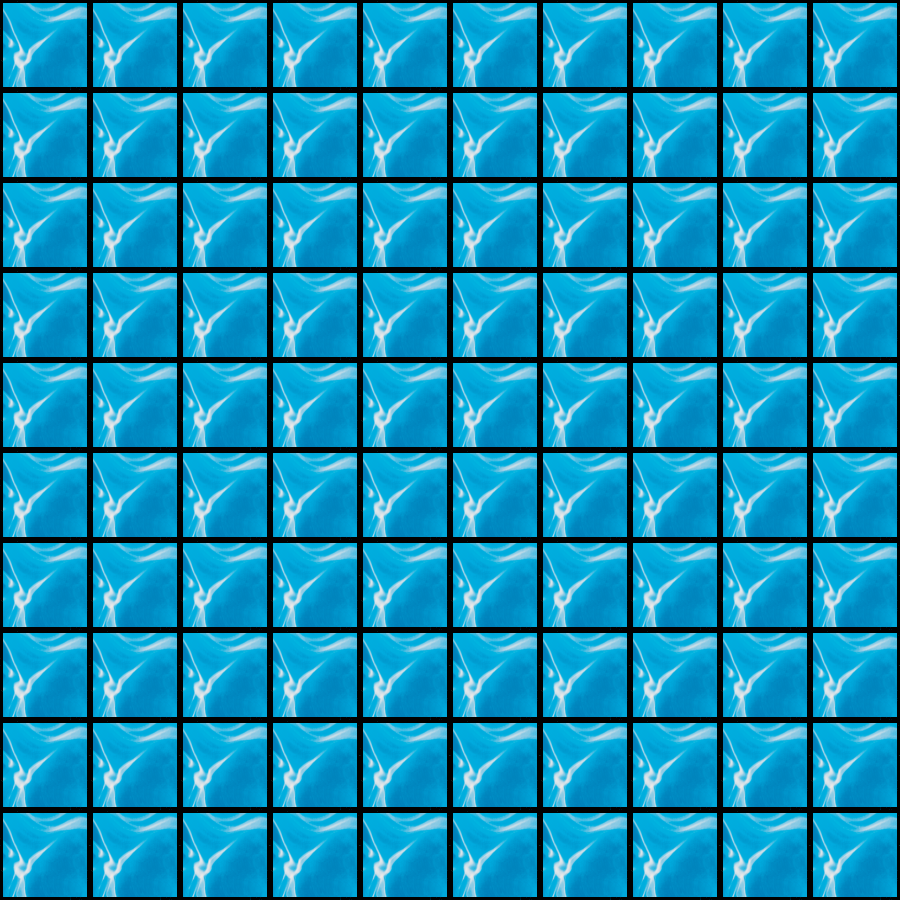

This is a level from a 2D game, rendered from its Tiled map with the project's own tilesets. A one-line summary and the map file follow, with tile-layer data summarised:
An orthogonal 10x10 tile map with 90x90 px tiles, 1 tile layer (Calque de Tile 1).

<map version="1.0" tiledversion="1.0.2" orientation="orthogonal" renderorder="right-down" width="10" height="10" tilewidth="90" tileheight="90" nextobjectid="1">
 <tileset firstgid="1" source="tileWaterBorder.tsx" />
 <layer name="Calque de Tile 1" width="10" height="10">
  <data>[100 cells, 100 non-empty, 1 distinct tile ids]</data>
 </layer>
</map>